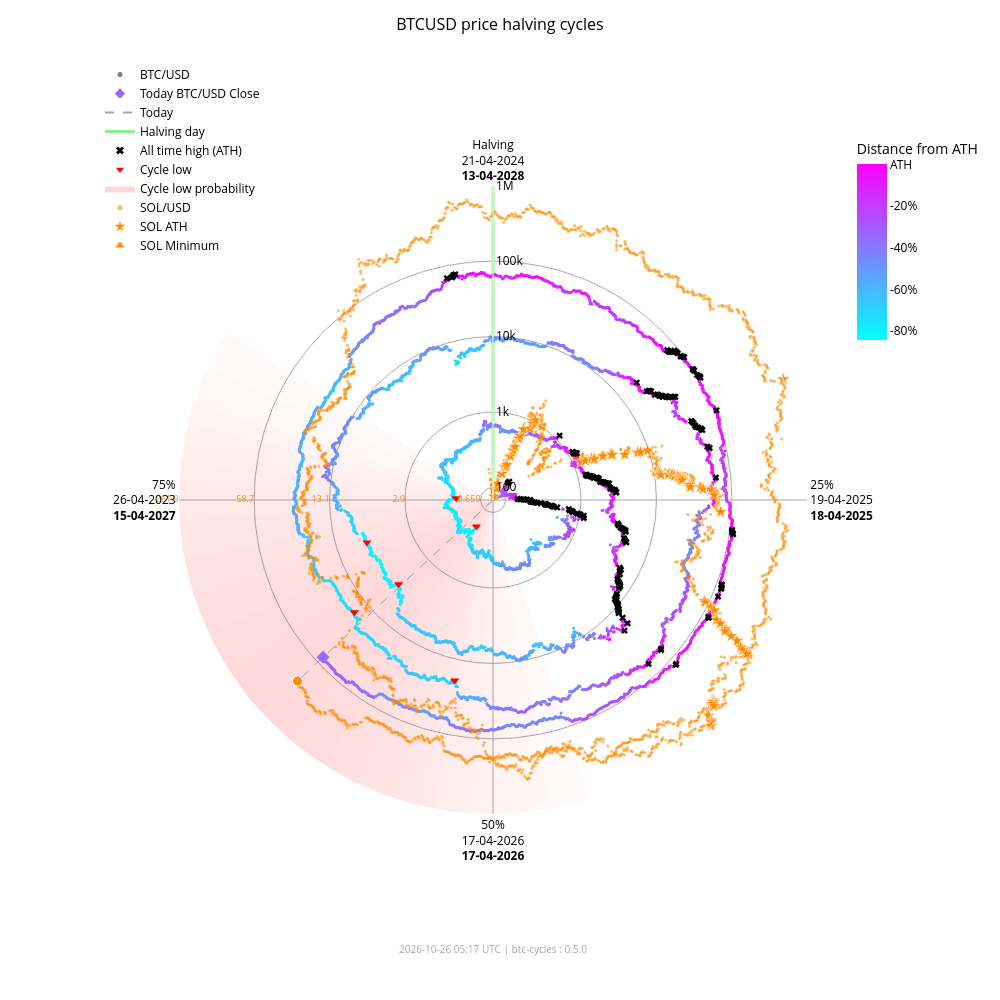

Notebook code cell kept with this figure:
### Markdown cell above
### Interactive chart with overlay

### Code cell
fig_overlay_interactive = btc.plot(
    kind="interactive",
    from_date="2012-11-28",
    overlay=sol,
)
fig_overlay_interactive.show(config={"scrollZoom": True, "displayModeBar": True})

### Figure 1 — Plotly figure (JSON) as saved in the notebook; plotly's stock layout.template omitted (floating-point values rounded to 4 significant figures; data arrays with more than 128 entries replaced by an {"elided": "..."} marker saying what was removed)
{"data": [{"fill": "toself", "fillcolor": "rgba(255,0,0,0.018306980149439524)", "hoverinfo": "skip", "line": {"width": 0}, "mode": "lines", "r": [68.43, 1000000, 1000000, 68.43, 68.43], "showlegend": false, "theta": [162.0, 162.0, 165.6, 165.6, 162.0], "type": "scatterpolar"}, {"fill": "toself", "fillcolor": "rgba(255,0,0,0.02405911634527998)", "hoverinfo": "skip", "line": {"width": 0}, "mode": "lines", "r": [68.43, 1000000, 1000000, 68.43, 68.43], "showlegend": false, "theta": [165.6, 165.6, 169.2, 169.2, 165.6], "type": "scatterpolar"}, {"fill": "toself", "fillcolor": "rgba(255,0,0,0.030803449372254352)", "hoverinfo": "skip", "line": {"width": 0}, "mode": "lines", "r": [68.43, 1000000, 1000000, 68.43, 68.43], "showlegend": false, "theta": [169.2, 169.2, 172.8, 172.8, 169.2], "type": "scatterpolar"}, {"fill": "toself", "fillcolor": "rgba(255,0,0,0.03847233586005252)", "hoverinfo": "skip", "line": {"width": 0}, "mode": "lines", "r": [68.43, 1000000, 1000000, 68.43, 68.43], "showlegend": false, "theta": [172.8, 172.8, 176.4, 176.4, 172.8], "type": "scatterpolar"}, {"fill": "toself", "fillcolor": "rgba(255,0,0,0.04694405159551339)", "hoverinfo": "skip", "line": {"width": 0}, "mode": "lines", "r": [68.43, 1000000, 1000000, 68.43, 68.43], "showlegend": false, "theta": [176.4, 176.4, 180.0, 180.0, 176.4], "type": "scatterpolar"}, {"fill": "toself", "fillcolor": "rgba(255,0,0,0.05605603979818329)", "hoverinfo": "skip", "line": {"width": 0}, "mode": "lines", "r": [68.43, 1000000, 1000000, 68.43, 68.43], "showlegend": false, "theta": [180.0, 180.0, 183.6, 183.6, 180.0], "type": "scatterpolar"}, {"fill": "toself", "fillcolor": "rgba(255,0,0,0.06562330627802694)", "hoverinfo": "skip", "line": {"width": 0}, "mode": "lines", "r": [68.43, 1000000, 1000000, 68.43, 68.43], "showlegend": false, "theta": [183.6, 183.6, 187.2, 187.2, 183.6], "type": "scatterpolar"}, {"fill": "toself", "fillcolor": "rgba(255,0,0,0.07545707932574237)", "hoverinfo": "skip", "line": {"width": 0}, "mode": "lines", "r": [68.43, 1000000, 1000000, 68.43, 68.43], "showlegend": false, "theta": [187.2, 187.2, 190.8, 190.8, 187.2], "type": "scatterpolar"}, {"fill": "toself", "fillcolor": "rgba(255,0,0,0.08537841060169407)", "hoverinfo": "skip", "line": {"width": 0}, "mode": "lines", "r": [68.43, 1000000, 1000000, 68.43, 68.43], "showlegend": false, "theta": [190.8, 190.8, 194.4, 194.4, 190.8], "type": "scatterpolar"}, {"fill": "toself", "fillcolor": "rgba(255,0,0,0.09522272137134848)", "hoverinfo": "skip", "line": {"width": 0}, "mode": "lines", "r": [68.43, 1000000, 1000000, 68.43, 68.43], "showlegend": false, "theta": [194.4, 194.4, 198.0, 198.0, 194.4], "type": "scatterpolar"}, {"fill": "toself", "fillcolor": "rgba(255,0,0,0.10483418800389058)", "hoverinfo": "skip", "line": {"width": 0}, "mode": "lines", "r": [68.43, 1000000, 1000000, 68.43, 68.43], "showlegend": false, "theta": [198.0, 198.0, 201.6, 201.6, 198.0], "type": "scatterpolar"}, {"fill": "toself", "fillcolor": "rgba(255,0,0,0.11405248627197925)", "hoverinfo": "skip", "line": {"width": 0}, "mode": "lines", "r": [68.43, 1000000, 1000000, 68.43, 68.43], "showlegend": false, "theta": [201.6, 201.6, 205.2, 205.2, 201.6], "type": "scatterpolar"}, {"fill": "toself", "fillcolor": "rgba(255,0,0,0.12269756305009562)", "hoverinfo": "skip", "line": {"width": 0}, "mode": "lines", "r": [68.43, 1000000, 1000000, 68.43, 68.43], "showlegend": false, "theta": [205.2, 205.2, 208.8, 208.8, 205.2], "type": "scatterpolar"}, {"fill": "toself", "fillcolor": "rgba(255,0,0,0.13055959037792858)", "hoverinfo": "skip", "line": {"width": 0}, "mode": "lines", "r": [68.43, 1000000, 1000000, 68.43, 68.43], "showlegend": false, "theta": [208.8, 208.8, 212.4, 212.4, 208.8], "type": "scatterpolar"}, {"fill": "toself", "fillcolor": "rgba(255,0,0,0.13740037014073872)", "hoverinfo": "skip", "line": {"width": 0}, "mode": "lines", "r": [68.43, 1000000, 1000000, 68.43, 68.43], "showlegend": false, "theta": [212.4, 212.4, 216.0, 216.0, 212.4], "type": "scatterpolar"}, {"fill": "toself", "fillcolor": "rgba(255,0,0,0.14296927208088228)", "hoverinfo": "skip", "line": {"width": 0}, "mode": "lines", "r": [68.43, 1000000, 1000000, 68.43, 68.43], "showlegend": false, "theta": [216.0, 216.0, 219.6, 219.6, 216.0], "type": "scatterpolar"}, {"fill": "toself", "fillcolor": "rgba(255,0,0,0.14703219887325494)", "hoverinfo": "skip", "line": {"width": 0}, "mode": "lines", "r": [68.43, 1000000, 1000000, 68.43, 68.43], "showlegend": false, "theta": [219.6, 219.6, 223.2, 223.2, 219.6], "type": "scatterpolar"}, {"fill": "toself", "fillcolor": "rgba(255,0,0,0.14940752827264187)", "hoverinfo": "skip", "line": {"width": 0}, "mode": "lines", "r": [68.43, 1000000, 1000000, 68.43, 68.43], "showlegend": false, "theta": [223.2, 223.2, 226.8, 226.8, 223.2], "type": "scatterpolar"}, {"fill": "toself", "fillcolor": "rgba(255,0,0,0.15)", "hoverinfo": "skip", "line": {"width": 0}, "mode": "lines", "r": [68.43, 1000000, 1000000, 68.43, 68.43], "showlegend": false, "theta": [226.8, 226.8, 230.4, 230.4, 226.8], "type": "scatterpolar"}, {"fill": "toself", "fillcolor": "rgba(255,0,0,0.14882314851976614)", "hoverinfo": "skip", "line": {"width": 0}, "mode": "lines", "r": [68.43, 1000000, 1000000, 68.43, 68.43], "showlegend": false, "theta": [230.4, 230.4, 234.0, 234.0, 230.4], "type": "scatterpolar"}, {"fill": "toself", "fillcolor": "rgba(255,0,0,0.14600334989350275)", "hoverinfo": "skip", "line": {"width": 0}, "mode": "lines", "r": [68.43, 1000000, 1000000, 68.43, 68.43], "showlegend": false, "theta": [234.0, 234.0, 237.6, 237.6, 234.0], "type": "scatterpolar"}, {"fill": "toself", "fillcolor": "rgba(255,0,0,0.14176315293000513)", "hoverinfo": "skip", "line": {"width": 0}, "mode": "lines", "r": [68.43, 1000000, 1000000, 68.43, 68.43], "showlegend": false, "theta": [237.6, 237.6, 241.2, 241.2, 237.6], "type": "scatterpolar"}, {"fill": "toself", "fillcolor": "rgba(255,0,0,0.1363869302869166)", "hoverinfo": "skip", "line": {"width": 0}, "mode": "lines", "r": [68.43, 1000000, 1000000, 68.43, 68.43], "showlegend": false, "theta": [241.2, 241.2, 244.8, 244.8, 241.2], "type": "scatterpolar"}, {"fill": "toself", "fillcolor": "rgba(255,0,0,0.13017643696734477)", "hoverinfo": "skip", "line": {"width": 0}, "mode": "lines", "r": [68.43, 1000000, 1000000, 68.43, 68.43], "showlegend": false, "theta": [244.8, 244.8, 248.4, 248.4, 244.8], "type": "scatterpolar"}, {"fill": "toself", "fillcolor": "rgba(255,0,0,0.1234063302665758)", "hoverinfo": "skip", "line": {"width": 0}, "mode": "lines", "r": [68.43, 1000000, 1000000, 68.43, 68.43], "showlegend": false, "theta": [248.4, 248.4, 252.0, 252.0, 248.4], "type": "scatterpolar"}, {"fill": "toself", "fillcolor": "rgba(255,0,0,0.11628949020714345)", "hoverinfo": "skip", "line": {"width": 0}, "mode": "lines", "r": [68.43, 1000000, 1000000, 68.43, 68.43], "showlegend": false, "theta": [252.0, 252.0, 255.6, 255.6, 252.0], "type": "scatterpolar"}, {"fill": "toself", "fillcolor": "rgba(255,0,0,0.108959277972535)", "hoverinfo": "skip", "line": {"width": 0}, "mode": "lines", "r": [68.43, 1000000, 1000000, 68.43, 68.43], "showlegend": false, "theta": [255.6, 255.6, 259.2, 259.2, 255.6], "type": "scatterpolar"}, {"fill": "toself", "fillcolor": "rgba(255,0,0,0.1014715299920515)", "hoverinfo": "skip", "line": {"width": 0}, "mode": "lines", "r": [68.43, 1000000, 1000000, 68.43, 68.43], "showlegend": false, "theta": [259.2, 259.2, 262.8, 262.8, 259.2], "type": "scatterpolar"}, {"fill": "toself", "fillcolor": "rgba(255,0,0,0.09382430417652897)", "hoverinfo": "skip", "line": {"width": 0}, "mode": "lines", "r": [68.43, 1000000, 1000000, 68.43, 68.43], "showlegend": false, "theta": [262.8, 262.8, 266.4, 266.4, 262.8], "type": "scatterpolar"}, {"fill": "toself", "fillcolor": "rgba(255,0,0,0.08598937207621672)", "hoverinfo": "skip", "line": {"width": 0}, "mode": "lines", "r": [68.43, 1000000, 1000000, 68.43, 68.43], "showlegend": false, "theta": [266.4, 266.4, 270.0, 270.0, 266.4], "type": "scatterpolar"}, {"fill": "toself", "fillcolor": "rgba(255,0,0,0.07794710108398434)", "hoverinfo": "skip", "line": {"width": 0}, "mode": "lines", "r": [68.43, 1000000, 1000000, 68.43, 68.43], "showlegend": false, "theta": [270.0, 270.0, 273.6, 273.6, 270.0], "type": "scatterpolar"}, {"fill": "toself", "fillcolor": "rgba(255,0,0,0.06971614429145927)", "hoverinfo": "skip", "line": {"width": 0}, "mode": "lines", "r": [68.43, 1000000, 1000000, 68.43, 68.43], "showlegend": false, "theta": [273.6, 273.6, 277.2, 277.2, 273.6], "type": "scatterpolar"}, {"fill": "toself", "fillcolor": "rgba(255,0,0,0.061371174705723626)", "hoverinfo": "skip", "line": {"width": 0}, "mode": "lines", "r": [68.43, 1000000, 1000000, 68.43, 68.43], "showlegend": false, "theta": [277.2, 277.2, 280.8, 280.8, 277.2], "type": "scatterpolar"}, {"fill": "toself", "fillcolor": "rgba(255,0,0,0.05304520605236535)", "hoverinfo": "skip", "line": {"width": 0}, "mode": "lines", "r": [68.43, 1000000, 1000000, 68.43, 68.43], "showlegend": false, "theta": [280.8, 280.8, 284.4, 284.4, 280.8], "type": "scatterpolar"}, {"fill": "toself", "fillcolor": "rgba(255,0,0,0.044916938988340704)", "hoverinfo": "skip", "line": {"width": 0}, "mode": "lines", "r": [68.43, 1000000, 1000000, 68.43, 68.43], "showlegend": false, "theta": [284.4, 284.4, 288.0, 288.0, 284.4], "type": "scatterpolar"}, {"fill": "toself", "fillcolor": "rgba(255,0,0,0.0371870550186571)", "hoverinfo": "skip", "line": {"width": 0}, "mode": "lines", "r": [68.43, 1000000, 1000000, 68.43, 68.43], "showlegend": false, "theta": [288.0, 288.0, 291.6, 291.6, 288.0], "type": "scatterpolar"}, {"fill": "toself", "fillcolor": "rgba(255,0,0,0.030049603184432498)", "hoverinfo": "skip", "line": {"width": 0}, "mode": "lines", "r": [68.43, 1000000, 1000000, 68.43, 68.43], "showlegend": false, "theta": [291.6, 291.6, 295.2, 295.2, 291.6], "type": "scatterpolar"}, {"fill": "toself", "fillcolor": "rgba(255,0,0,0.023665126797805223)", "hoverinfo": "skip", "line": {"width": 0}, "mode": "lines", "r": [68.43, 1000000, 1000000, 68.43, 68.43], "showlegend": false, "theta": [295.2, 295.2, 298.8, 298.8, 295.2], "type": "scatterpolar"}, {"fill": "toself", "fillcolor": "rgba(255,0,0,0.018141004067302662)", "hoverinfo": "skip", "line": {"width": 0}, "mode": "lines", "r": [68.43, 1000000, 1000000, 68.43, 68.43], "showlegend": false, "theta": [298.8, 298.8, 302.4, 302.4, 298.8], "type": "scatterpolar"}, {"hoverinfo": "skip", "line": {"color": "darkgrey", "dash": "dash", "width": 1}, "mode": "lines", "r": [68.43, 80020.0], "showlegend": false, "theta": [227.2, 227.2], "type": "scatterpolar"}, {"hoverinfo": "skip", "line": {"color": "darkgrey", "dash": "dash", "width": 1}, "mode": "lines", "r": [68.43, 231600.0], "showlegend": false, "theta": [227.2, 227.2], "type": "scatterpolar"}, {"hoverinfo": "skip", "line": {"color": "lightgreen", "width": 3}, "mode": "lines", "r": [68.43, 1000000], "showlegend": false, "theta": [0, 0], "type": "scatterpolar"}, {"hoverinfo": "text", "marker": {"color": {"elided": "4930 str values"}, "size": 3}, "mode": "markers", "r": {"elided": "4930 float values"}, "showlegend": false, "text": {"elided": "4930 str values"}, "theta": {"elided": "4930 float values"}, "type": "scatterpolar"}, {"hoverinfo": "text", "marker": {"color": "#FF8C00", "opacity": 0.6, "size": 3}, "mode": "markers", "r": {"elided": "2390 float values"}, "showlegend": false, "text": {"elided": "2390 str values"}, "theta": {"elided": "2390 float values"}, "type": "scatterpolar"}, {"hoverinfo": "text", "marker": {"color": "#936cff", "size": 10, "symbol": "diamond"}, "mode": "markers", "r": [80020.0], "showlegend": false, "text": ["Today<br>Date: 2026-10-25<br>Price: $80,024.01"], "theta": [227.2], "type": "scatterpolar"}, {"hoverinfo": "text", "marker": {"color": "#FF8C00", "line": {"color": "white", "width": 1}, "size": 10, "symbol": "circle"}, "mode": "markers", "r": [231600.0], "showlegend": false, "text": ["Today SOL<br>Date: 2026-10-25<br>Price: $101.22"], "theta": [227.2], "type": "scatterpolar"}, {"hoverinfo": "text", "marker": {"color": "#FF8C00", "line": {"color": "white", "width": 0.5}, "size": 10, "symbol": "star"}, "mode": "markers", "r": [68.43, 76.69, 98.28, 115.1, 160.2, 199.2, 200.3, 203.8, 217.3, 287.8, 349.8, 397.3, 523.3, 573.2, 718.1, 798.5, 948.0, 1078.0, 1271.0, 1461.0, 1785.0, 1908.0, 1917.0, 2530.0, 3215.0, 3302.0, 3322.0, 4795.0, 7121.0, 7760.0, 9679.0, 10370.0, 11210.0, 11600.0, 11830.0, 12190.0, 15220.0, 16990.0, 18090.0, 20010.0, 20730.0, 21720.0, 21920.0, 22700.0, 28100.0, 28410.0, 38550.0, 41750.0, 54000.0, 58230.0, 71670.0, 86520.0, 90770.0, 111800.0, 112400.0, 128500.0, 155700.0, 182600.0, 229400.0, 231200.0, 295100.0, 371400.0, 451600.0, 493500.0, 583700.0, 612100.0, 618900.0, 644000.0, 686600.0, 744100.0, 879500.0, 907500.0, 980900.0, 1000000.0], "showlegend": false, "text": ["SOL ATH<br>Date: 2020-04-10<br>Price: $0.95", "SOL ATH<br>Date: 2020-07-12<br>Price: $1.02", "SOL ATH<br>Date: 2020-07-13<br>Price: $1.18", "SOL ATH<br>Date: 2020-07-15<br>Price: $1.29", "SOL ATH<br>Date: 2020-07-26<br>Price: $1.57", "SOL ATH<br>Date: 2020-07-27<br>Price: $1.78", "SOL ATH<br>Date: 2020-07-28<br>Price: $1.78", "SOL ATH<br>Date: 2020-08-03<br>Price: $1.80", "SOL ATH<br>Date: 2020-08-04<br>Price: $1.87", "SOL ATH<br>Date: 2020-08-06<br>Price: $2.21", "SOL ATH<br>Date: 2020-08-08<br>Price: $2.47", "SOL ATH<br>Date: 2020-08-09<br>Price: $2.67", "SOL ATH<br>Date: 2020-08-10<br>Price: $3.13", "SOL ATH<br>Date: 2020-08-11<br>Price: $3.30", "SOL ATH<br>Date: 2020-08-12<br>Price: $3.77", "SOL ATH<br>Date: 2020-08-28<br>Price: $4.01", "SOL ATH<br>Date: 2020-08-30<br>Price: $4.44", "SOL ATH<br>Date: 2020-08-31<br>Price: $4.78", "SOL ATH<br>Date: 2021-02-02<br>Price: $5.27", "SOL ATH<br>Date: 2021-02-03<br>Price: $5.72", "SOL ATH<br>Date: 2021-02-04<br>Price: $6.43", "SOL ATH<br>Date: 2021-02-05<br>Price: $6.68", "SOL ATH<br>Date: 2021-02-07<br>Price: $6.70", "SOL ATH<br>Date: 2021-02-08<br>Price: $7.88", "SOL ATH<br>Date: 2021-02-10<br>Price: $9.07", "SOL ATH<br>Date: 2021-02-11<br>Price: $9.22", "SOL ATH<br>Date: 2021-02-12<br>Price: $9.25", "SOL ATH<br>Date: 2021-02-19<br>Price: $11.47", "SOL ATH<br>Date: 2021-02-22<br>Price: $14.45", "SOL ATH<br>Date: 2021-02-23<br>Price: $15.20", "SOL ATH<br>Date: 2021-02-24<br>Price: $17.30", "SOL ATH<br>Date: 2021-03-28<br>Price: $18.02", "SOL ATH<br>Date: 2021-03-29<br>Price: $18.85", "SOL ATH<br>Date: 2021-03-30<br>Price: $19.23", "SOL ATH<br>Date: 2021-03-31<br>Price: $19.47", "SOL ATH<br>Date: 2021-04-02<br>Price: $19.81", "SOL ATH<br>Date: 2021-04-03<br>Price: $22.55", "SOL ATH<br>Date: 2021-04-04<br>Price: $24.06", "SOL ATH<br>Date: 2021-04-06<br>Price: $24.96", "SOL ATH<br>Date: 2021-04-07<br>Price: $26.48", "SOL ATH<br>Date: 2021-04-08<br>Price: $27.03", "SOL ATH<br>Date: 2021-04-09<br>Price: $27.78", "SOL ATH<br>Date: 2021-04-11<br>Price: $27.93", "SOL ATH<br>Date: 2021-04-12<br>Price: $28.51", "SOL ATH<br>Date: 2021-04-18<br>Price: $32.30", "SOL ATH<br>Date: 2021-04-21<br>Price: $32.51", "SOL ATH<br>Date: 2021-04-22<br>Price: $38.88", "SOL ATH<br>Date: 2021-04-24<br>Price: $40.74", "SOL ATH<br>Date: 2021-04-25<br>Price: $47.37", "SOL ATH<br>Date: 2021-05-01<br>Price: $49.51", "SOL ATH<br>Date: 2021-05-18<br>Price: $55.91", "SOL ATH<br>Date: 2021-08-16<br>Price: $62.43", "SOL ATH<br>Date: 2021-08-17<br>Price: $64.21", "SOL ATH<br>Date: 2021-08-18<br>Price: $72.54", "SOL ATH<br>Date: 2021-08-19<br>Price: $72.76", "SOL ATH<br>Date: 2021-08-20<br>Price: $78.72", "SOL ATH<br>Date: 2021-08-27<br>Price: $88.09", "SOL ATH<br>Date: 2021-08-28<br>Price: $96.70", "SOL ATH<br>Date: 2021-08-30<br>Price: $110.54", "SOL ATH<br>Date: 2021-09-01<br>Price: $111.03", "SOL ATH<br>Date: 2021-09-02<br>Price: $128.10", "SOL ATH<br>Date: 2021-09-03<br>Price: $146.58", "SOL ATH<br>Date: 2021-09-06<br>Price: $164.38", "SOL ATH<br>Date: 2021-09-07<br>Price: $173.15", "SOL ATH<br>Date: 2021-09-08<br>Price: $191.04", "SOL ATH<br>Date: 2021-10-22<br>Price: $196.43", "SOL ATH<br>Date: 2021-10-23<br>Price: $197.70", "SOL ATH<br>Date: 2021-10-24<br>Price: $202.36", "SOL ATH<br>Date: 2021-10-25<br>Price: $210.10", "SOL ATH<br>Date: 2021-11-02<br>Price: $220.24", "SOL ATH<br>Date: 2021-11-03<br>Price: $242.90", "SOL ATH<br>Date: 2021-11-04<br>Price: $247.39", "SOL ATH<br>Date: 2021-11-06<br>Price: $258.93", "SOL ATH<br>Date: 2025-01-18<br>Price: $261.87"], "theta": [352.0, 15.5, 15.75, 16.25, 19.0, 19.25, 19.5, 21.0, 21.25, 21.75, 22.25, 22.5, 22.75, 23.0, 23.25, 27.25, 27.75, 28.0, 66.75, 67.0, 67.25, 67.5, 68.0, 68.25, 68.75, 69.0, 69.25, 71.0, 71.75, 72.0, 72.25, 80.25, 80.5, 80.75, 81.0, 81.5, 81.75, 82.0, 82.5, 82.75, 83.0, 83.25, 83.75, 84.0, 85.5, 86.25, 86.5, 87.0, 87.25, 88.75, 93.0, 115.5, 115.8, 116.0, 116.2, 116.5, 118.2, 118.5, 119.0, 119.5, 119.8, 120.0, 120.7, 121.0, 121.3, 132.2, 132.5, 132.8, 133.0, 135.0, 135.2, 135.5, 136.0, 67.39], "type": "scatterpolar"}, {"hoverinfo": "text", "marker": {"color": "#FF8C00", "line": {"color": "white", "width": 0.5}, "size": 10, "symbol": "triangle-up"}, "mode": "markers", "r": [68.43], "showlegend": false, "text": ["SOL Minimum<br>Date: 2020-05-11<br>Price: $0.52"], "theta": [0.0], "type": "scatterpolar"}, {"hoverinfo": "text", "marker": {"color": "black", "size": 6, "symbol": "x"}, "mode": "markers", "r": {"elided": "182 float values"}, "showlegend": false, "text": {"elided": "182 str values"}, "theta": {"elided": "182 float values"}, "type": "scatterpolar"}, {"hoverinfo": "text", "marker": {"color": "red", "size": 8, "symbol": "triangle-down"}, "mode": "markers", "r": [178.1, 210.5, 3237.0, 3961.0, 19020.0, 15790.0], "showlegend": false, "text": ["Cycle Low<br>Date: 2015-01-14<br>Price: $178.10<br>ATH distance: -84.5%", "Cycle Low<br>Date: 2015-08-24<br>Price: $210.49<br>ATH distance: -81.7%", "Cycle Low<br>Date: 2018-12-15<br>Price: $3,236.76<br>ATH distance: -83.4%", "Cycle Low<br>Date: 2019-03-15<br>Price: $3,960.91<br>ATH distance: -79.7%", "Cycle Low<br>Date: 2022-06-18<br>Price: $19,017.64<br>ATH distance: -71.9%", "Cycle Low<br>Date: 2022-11-21<br>Price: $15,787.28<br>ATH distance: -76.6%"], "theta": [212.1, 272.7, 228.3, 251.4, 192.0, 231.0], "type": "scatterpolar"}, {"marker": {"color": "grey", "size": 5}, "mode": "markers", "name": "BTC/USD", "r": [null], "theta": [null], "type": "scatterpolar"}, {"marker": {"color": "#936cff", "size": 8, "symbol": "diamond"}, "mode": "markers", "name": "Today BTC/USD Close", "r": [null], "theta": [null], "type": "scatterpolar"}, {"line": {"color": "darkgrey", "dash": "dash"}, "mode": "lines", "name": "Today", "r": [null], "theta": [null], "type": "scatterpolar"}, {"line": {"color": "lightgreen", "width": 3}, "mode": "lines", "name": "Halving day", "r": [null], "theta": [null], "type": "scatterpolar"}, {"marker": {"color": "black", "size": 7, "symbol": "x"}, "mode": "markers", "name": "All time high (ATH)", "r": [null], "theta": [null], "type": "scatterpolar"}, {"marker": {"color": "red", "size": 7, "symbol": "triangle-down"}, "mode": "markers", "name": "Cycle low", "r": [null], "theta": [null], "type": "scatterpolar"}, {"fill": "toself", "fillcolor": "rgba(255,0,0,0.15)", "line": {"width": 0}, "mode": "lines", "name": "Cycle low probability", "r": [null], "theta": [null], "type": "scatterpolar"}, {"marker": {"color": "#FF8C00", "opacity": 0.6, "size": 5}, "mode": "markers", "name": "SOL/USD", "r": [null], "theta": [null], "type": "scatterpolar"}, {"marker": {"color": "#FF8C00", "size": 8, "symbol": "star"}, "mode": "markers", "name": "SOL ATH", "r": [null], "theta": [null], "type": "scatterpolar"}, {"marker": {"color": "#FF8C00", "size": 8, "symbol": "triangle-up"}, "mode": "markers", "name": "SOL Minimum", "r": [null], "theta": [null], "type": "scatterpolar"}, {"hoverinfo": "skip", "marker": {"cmax": 0, "cmin": -0.8453, "color": [0], "colorbar": {"len": 0.25, "ticktext": ["ATH", "-20%", "-40%", "-60%", "-80%", "-100%"], "tickvals": [0, -0.2, -0.4, -0.6, -0.8, -1.0], "title": {"text": "Distance from ATH"}, "x": 0.95, "y": 0.92, "yanchor": "top"}, "colorscale": {"elided": "256x2 mixed values"}, "showscale": true, "size": 0}, "mode": "markers", "r": [null], "showlegend": false, "theta": [null], "type": "scatterpolar"}, {"hoverinfo": "skip", "mode": "text", "r": [100, 1000, 10000, 100000, 1000000], "showlegend": false, "text": ["0.659", "2.9", "13.1", "58.7", "261.9"], "textfont": {"color": "#FF8C00", "size": 9}, "textposition": "middle left", "theta": [270, 270, 270, 270, 270], "type": "scatterpolar"}], "layout": {"annotations": [{"font": {"color": "darkgrey", "size": 10}, "showarrow": false, "text": "2026-10-26 05:17 UTC | btc-cycles : 0.5.0", "x": 0.5, "xref": "paper", "y": -0.02, "yref": "paper"}], "font": {"color": "black"}, "height": 1000, "legend": {"bgcolor": "rgba(0,0,0,0)", "font": {"color": "black"}, "x": 0.0, "y": 1.0}, "margin": {"b": 60, "l": 100, "r": 80, "t": 60}, "paper_bgcolor": "white", "plot_bgcolor": "white", "polar": {"angularaxis": {"color": "black", "direction": "clockwise", "gridcolor": "darkgrey", "rotation": 90, "ticktext": ["Halving<br>21-04-2024<br><b>13-04-2028</b>", "25%<br>19-04-2025<br><b>18-04-2025</b>", "50%<br>17-04-2026<br><b>17-04-2026</b>", "75%<br>26-04-2023<br><b>15-04-2027</b>"], "tickvals": [0, 90, 180, 270]}, "bgcolor": "white", "domain": {"x": [0.1, 0.9], "y": [0.05, 0.95]}, "radialaxis": {"angle": 90, "color": "black", "gridcolor": "darkgrey", "range": [1.835, 6.0], "tickangle": 90, "ticktext": ["100", "1k", "10k", "100k", "1M"], "tickvals": [100, 1000, 10000, 100000, 1000000], "type": "log"}}, "title": {"font": {"color": "black", "size": 16}, "text": "BTCUSD price halving cycles", "x": 0.5}, "width": 1000}}
